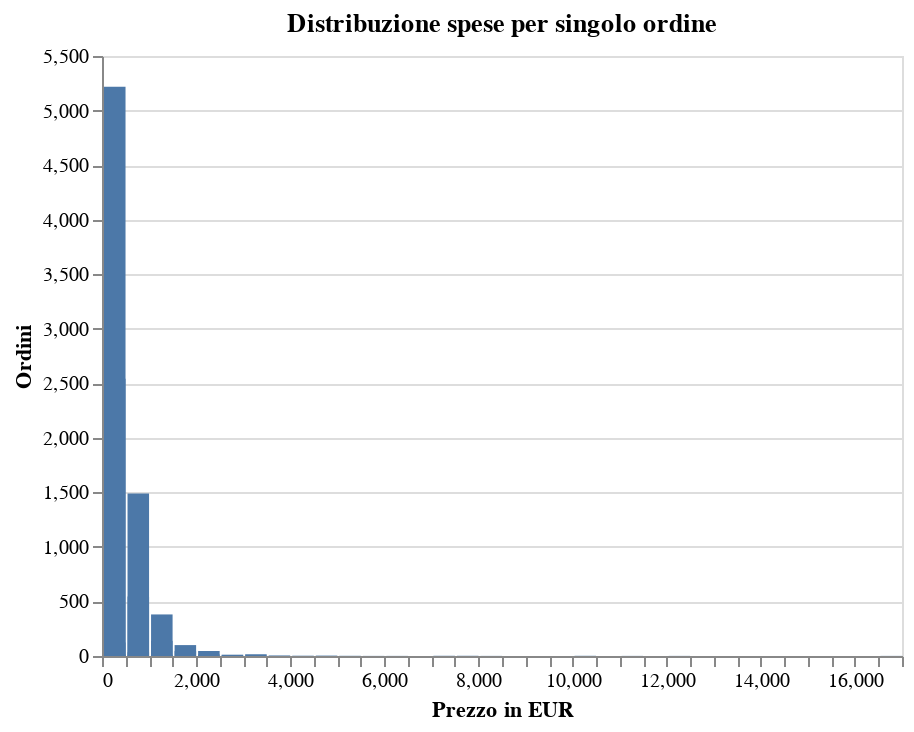

Write notebook code for a chart like this one.
### Code cell
price_chart = alt.Chart(total_per_order).mark_bar().encode(
    alt.X('UnitPrice:Q', bin=alt.Bin(step=500), title='Prezzo in EUR'),
    alt.Y('count()', title='Ordini'),
    tooltip=[alt.Tooltip('Range', title='Fascia di Prezzo'), alt.Tooltip('count()', title='Numero Articoli')]
).properties(title='Distribuzione spese per singolo ordine')
alt.hconcat(price_chart)

### Figure 1 — Vega-Lite specification as saved in the notebook (floating-point values rounded to 4 significant figures; data arrays with more than 128 entries replaced by an {"elided": "..."} marker saying what was removed)
{"config": {"view": {"continuousWidth": 400, "continuousHeight": 300}}, "hconcat": [{"mark": "bar", "encoding": {"tooltip": [{"field": "Range", "title": "Fascia di Prezzo", "type": "nominal"}, {"aggregate": "count", "title": "Numero Articoli", "type": "quantitative"}], "x": {"bin": {"step": 500}, "field": "UnitPrice", "title": "Prezzo in EUR", "type": "quantitative"}, "y": {"aggregate": "count", "title": "Ordini", "type": "quantitative"}}, "title": "Distribuzione spese per singolo ordine"}], "data": {"name": "data-142c398594612efb6cf41bf7eb0c9214"}, "$schema": "https://vega.github.io/schema/vega-lite/v4.17.0.json", "datasets": {"data-142c398594612efb6cf41bf7eb0c9214": {"elided": "10777 records"}}}
